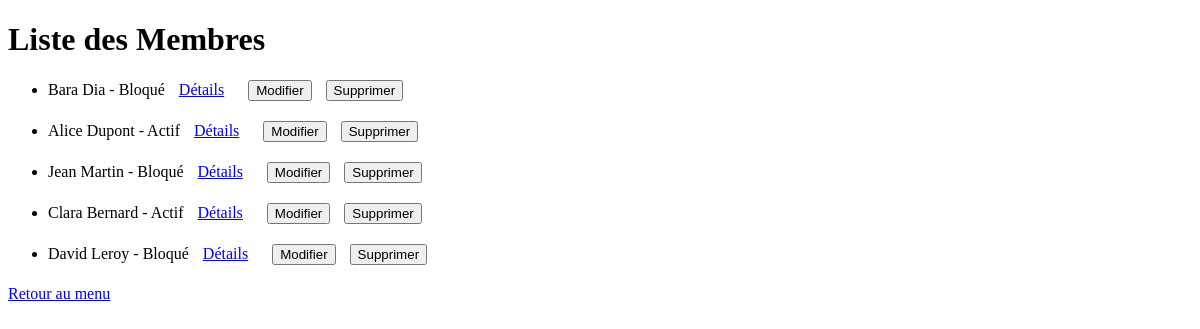
Before: /bibliothecaire/membres/ with the older database file.
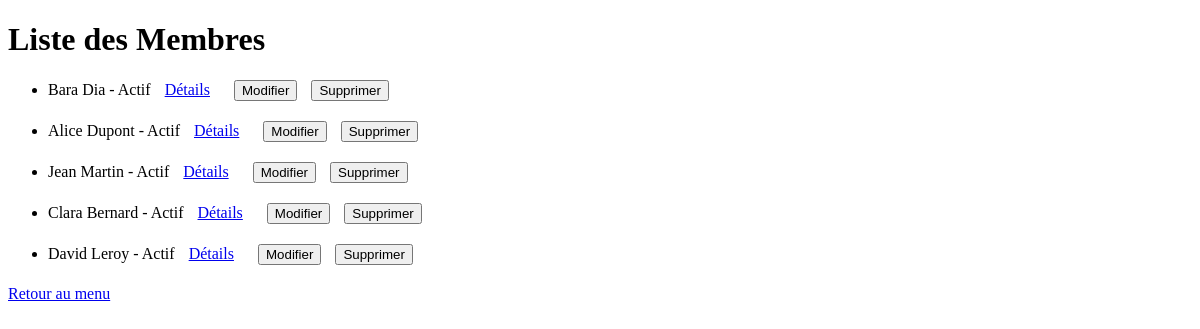
After: the same page with the newer database file.
### bibliothecaire/models.py (models this page shows, shortened)
class Emprunteur(models.Model):
    nom = models.CharField(max_length=100)
    bloque = models.BooleanField(default=False)

### bibliothecaire/views.py (the view)
# urls.py: path('membres/', views.membres, name='membres'),  # Liste des membres
def membres(request):
    logger.info("Affichage de la liste des membres")
    membres = Emprunteur.objects.all()
    return render(request, 'bibliothecaire/membres.html', {'membres': membres})

### bibliothecaire/templates/bibliothecaire/membres.html (shortened to what this page needs)
<!DOCTYPE html>
<html>
<head>
</head>
<body>
    <h1>Liste des Membres</h1>
    <ul>
        {% for membre in membres %}
            <li>
                {{ membre.nom }} -
                {% if membre.bloque %}
                    Bloqué
                {% else %}
                    Actif
                {% endif %}
                <a href="{% url 'afficher_membre' membre.id %}" class="action-links">Détails</a>
                <form action="{% url 'mettre_a_jour_membre' membre.id %}" method="get" style="display: inline;" style="display: inline;" class="action-links">
                    <button type="submit">Modifier</button>
                </form>
                <form action="{% url 'supprimer_membre' membre.id %}" method="post" style="display: inline;">
                    <button type="submit">Supprimer</button>
                </form>
            </li>
        {% endfor %}
    </ul>
    <a href="{% url 'bibliothecaire_menu' %}">Retour au menu </a>
</body>
</html>

Changed rows visible on the page:
changed Emprunteur "Bara Dia": bloque "Bloqué" → "Actif"
changed Emprunteur "Jean Martin": bloque "Bloqué" → "Actif"
changed Emprunteur "David Leroy": bloque "Bloqué" → "Actif"
